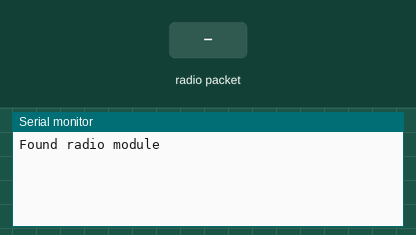
Recording of a sketch running on a simulated Arduino Uno, built with avr-gcc and run on an emulated ATmega328P. On the bench: the last lines printed to the serial monitor. Inputs (shaded band) come from the test bench. No radio packets arrive unless stated.

Above: at 1.2 s.
1.3 s: radio packet "0" arrives
At 2.1 s:
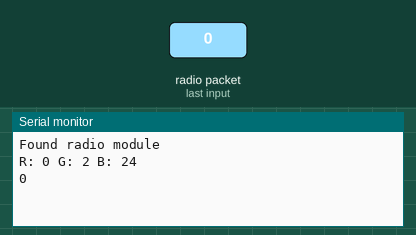
2.8 s: radio packet "5" arrives
At 3.3 s:
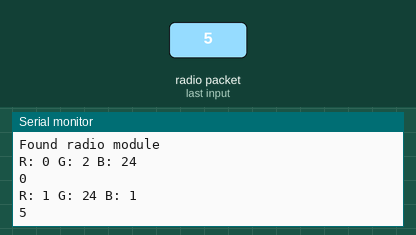

The sketch:

LED_driver.ino
```cpp
#include <RF24.h>
#include <SPI.h>

#define DATA_SIZE 32

// Instantiate an object for the nRF24L01 transceiver
RF24 radio(7, 8); // using pin 7 for the CE pin, and pin 8 for the CSN pin

uint8_t address[7] = "TXNode";

void setup(void) {
  Serial.begin(115200);

  // wait until radio.begin() returns true
  while (!radio.begin()) {
    Serial.println("No radio module found");
    delay(1000);
  }
  Serial.println("Found radio module");

  radio.setPALevel(RF24_PA_MAX); // RF24_PA_MAX is default.
  radio.setPayloadSize(DATA_SIZE);
  radio.openReadingPipe(0, address);
  radio.startListening();
  Serial.flush();
}

void loop(void) {
  uint8_t pipe;
  if (radio.available(&pipe)) {
    uint8_t bytes = radio.getPayloadSize();
    char text[bytes + 1];
    radio.read(&text, sizeof(text));

    uint16_t r, g, b, c;
    // parse the text
    sscanf(text, "%u, %u, %u, %u", &r, &g, &b, &c);
    // normalize the values to 0-255 range but round values
    r = (r == 0 ? 0 : map(r, 1, 16383, 1, 255));
    g = (g == 0 ? 0 : map(g, 1, 16383, 1, 255));
    b = (b == 0 ? 0 : map(b, 1, 16383, 1, 255));

    r = constrain(r, 0, 255);
    g = constrain(g, 0, 255);
    b = constrain(b, 0, 255);

    // print the values
    Serial.print("R: ");
    Serial.print(r);
    Serial.print(" G: ");
    Serial.print(g);
    Serial.print(" B: ");
    Serial.println(b);
    Serial.println(text);
  }
}
```

Measured:
- after the input at 1.3 s, the serial monitor: prints a new line at once (image 1)
- after the input at 2.8 s, the serial monitor: prints a new line at once (image 2)
